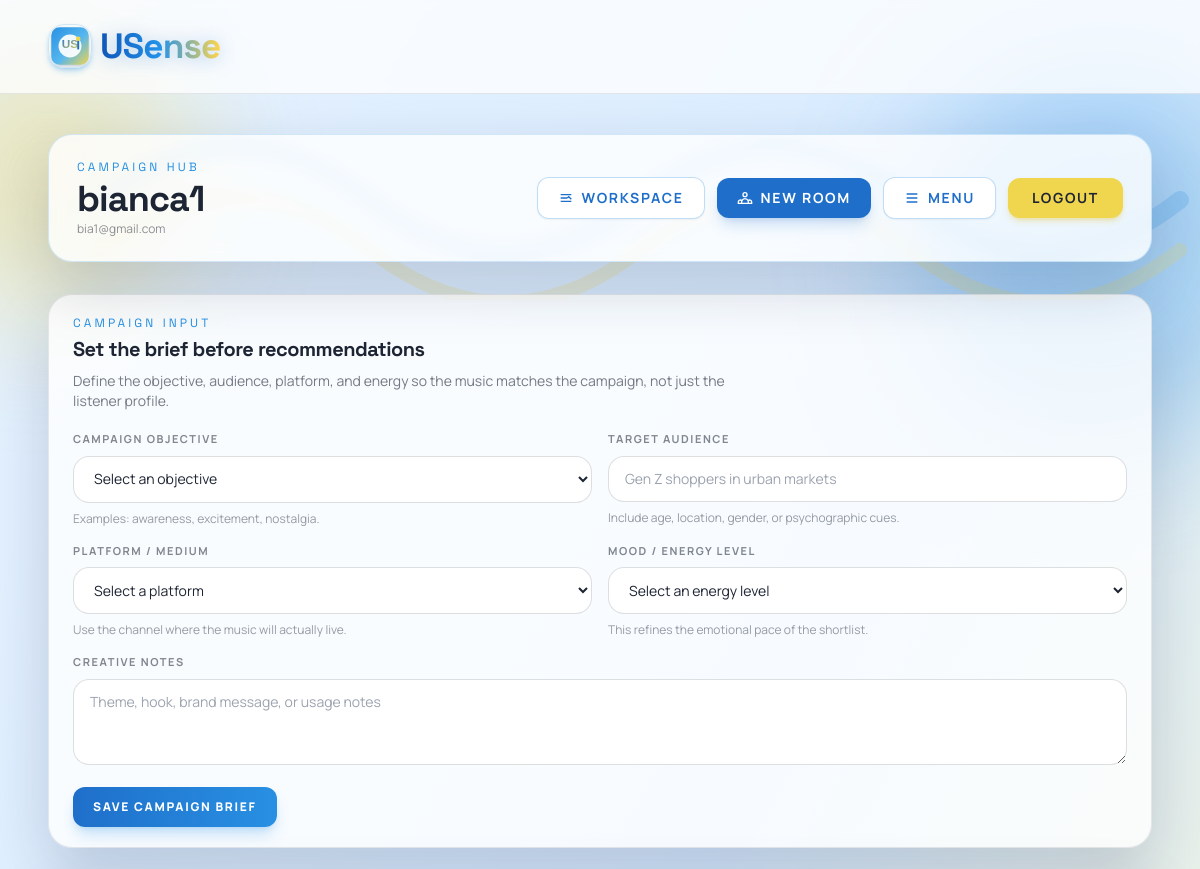
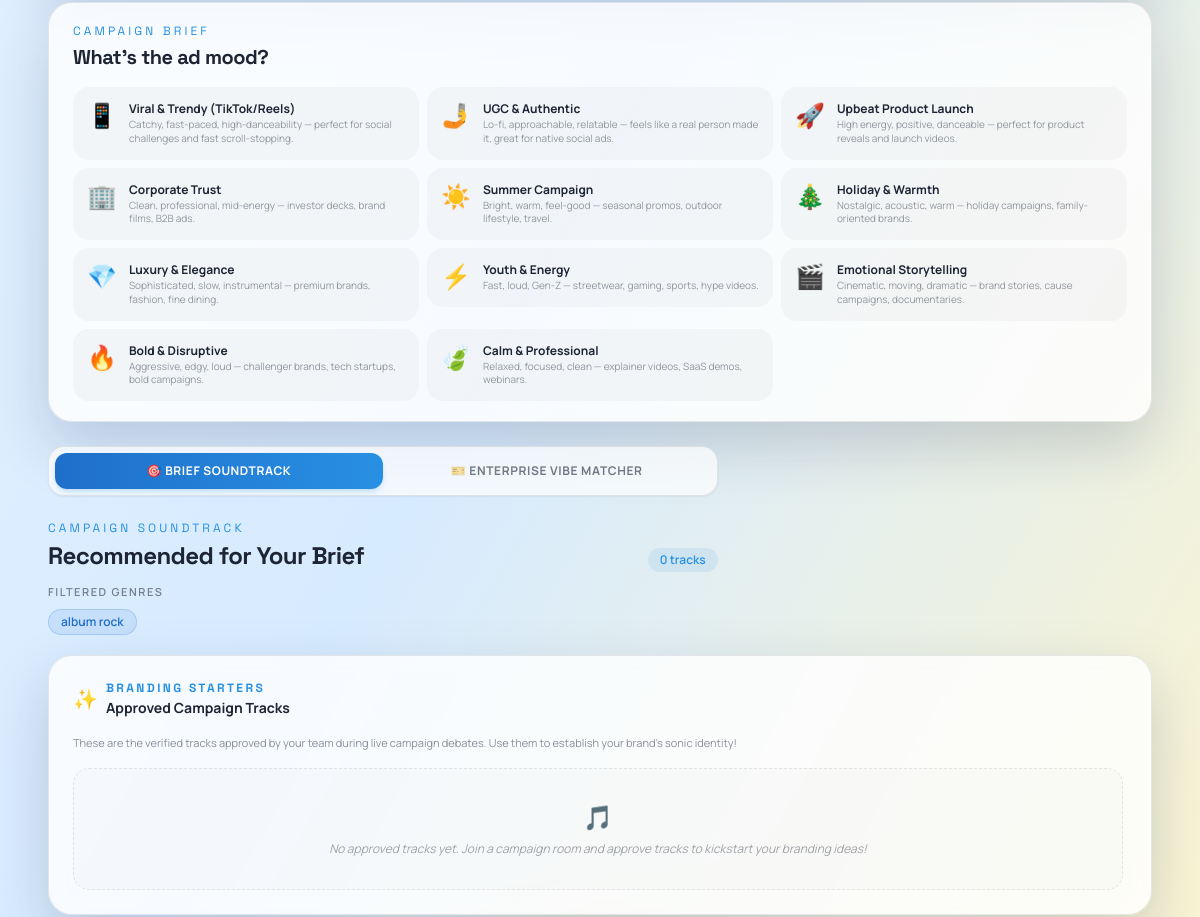
Page /dashboard (signed in, upper part) on the earlier database version (2 pictures, top to bottom).
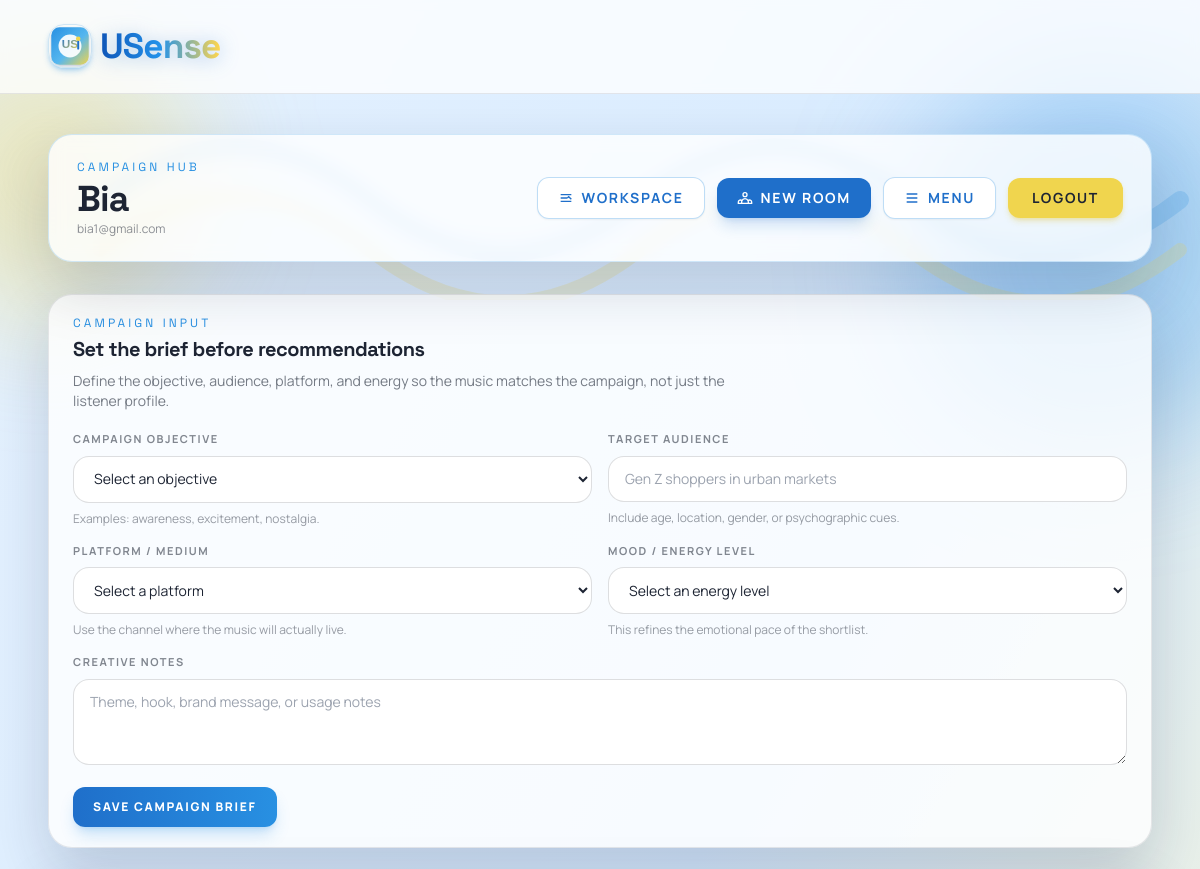
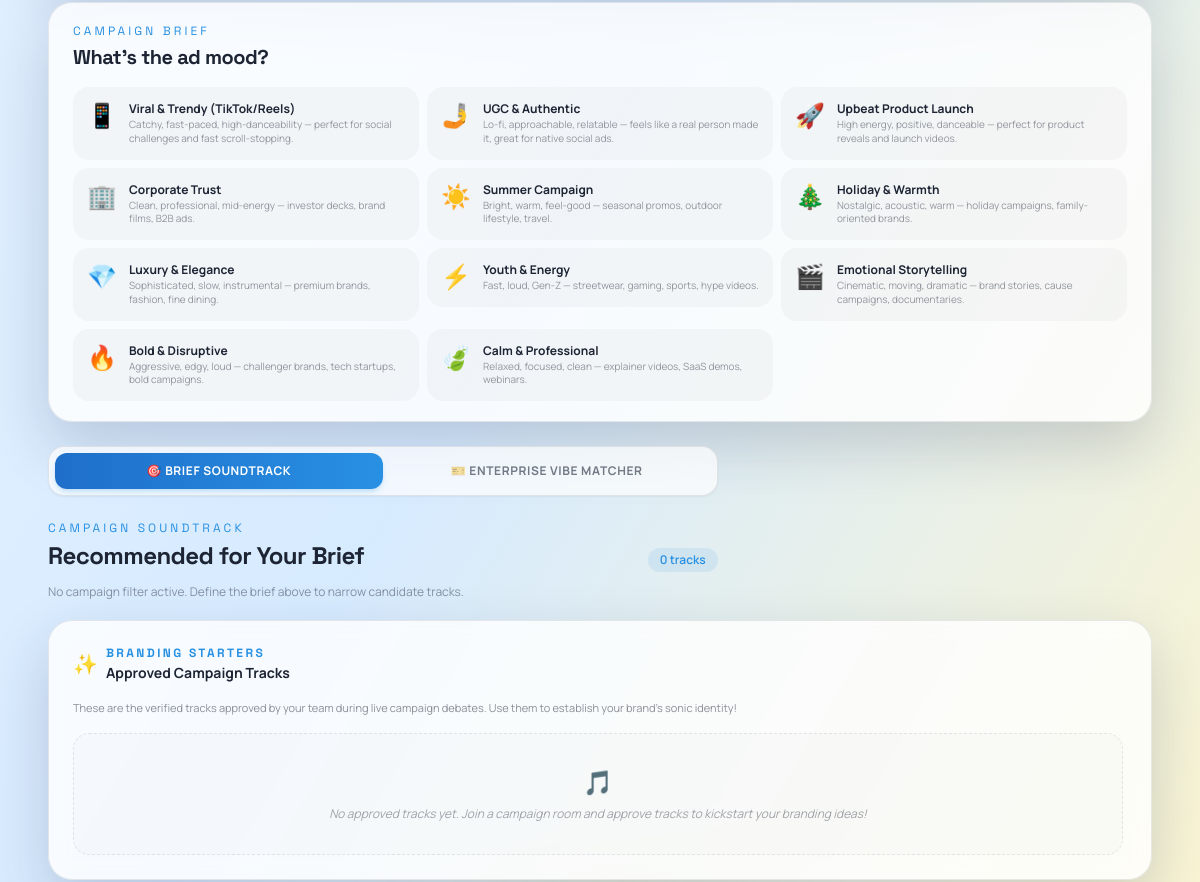
Same page on the later database version (2 pictures, top to bottom).
### backend/models/database.py (models this page shows, shortened)
class UserPreferences(db.Model):
    id = db.Column(db.Integer, primary_key=True)
    user_id = db.Column(
        db.Integer, db.ForeignKey("user.id"), unique=True, nullable=False
    )
    display_name = db.Column(db.String(100), nullable=True)
    industry_focus = db.Column(db.String(80), nullable=True)
    genres = db.Column(db.Text, default="[]")
    roles = db.Column(db.Text, default="")
    slider_positions = db.Column(db.Text, default="{}")
    pref_danceability = db.Column(db.Float, default=0.5)
    pref_energy = db.Column(db.Float, default=0.5)
    pref_valence = db.Column(db.Float, default=0.5)
    pref_acousticness = db.Column(db.Float, default=0.5)
    pref_instrumentalness = db.Column(db.Float, default=0.0)
    feature_weights = db.Column(db.Text, default="{}")
    use_interaction_signal = db.Column(db.Boolean, default=False)
    interaction_blend = db.Column(db.Float, default=0.65)
    enable_personalized_similarity = db.Column(db.Boolean, default=False)
    personalized_similarity_text = db.Column(db.Text, default="")
    enable_genre_boost = db.Column(db.Boolean, default=False)
    genre_boost_weight = db.Column(db.Float, default=1.0)
    enable_acoustic_matcher = db.Column(db.Boolean, default=False)
    target_generation = db.Column(db.String(50), nullable=True)
    target_campaign = db.Column(db.String(50), nullable=True)
    weight_base_audio = db.Column(db.Float, default=0.40)
    weight_industry = db.Column(db.Float, default=0.20)
    weight_generation = db.Column(db.Float, default=0.20)
    weight_campaign = db.Column(db.Float, default=0.20)

### backend/main.py (the view, shortened to what this page needs)
@app.route("/dashboard", methods=["GET", "POST"])
def dashboard():
    if "email" not in session:
        return redirect(url_for("home"))
    user = User.query.filter_by(username=session["email"]).first()
    prefs = UserPreferences.query.filter_by(user_id=user.id).first() if user else None
    if request.args.get("clear_campaign") == "1":
        session.pop("campaign_brief", None)
        flash("Campaign brief cleared.", "success")
        return redirect(url_for("dashboard", mood=request.args.get("mood", "").strip()))
    saved_campaign_brief = session.get("campaign_brief", {}) or {}
    default_audience = ""
    default_objective = ""
    default_energy = ""
    if prefs:
        gen_map = {
            "gen_z": "Gen Z",
            "millennials": "Millennials",
            "boomers": "Boomers",
            "silent_generation": "Silent Generation",
        }
        if getattr(prefs, "target_generation", None) in gen_map:
            default_audience = gen_map[prefs.target_generation]
        camp = getattr(prefs, "target_campaign", None)
        if camp in ("summer", "holiday"):
            default_objective = "awareness"
            default_energy = "happy"
        elif camp == "launch":
            default_objective = "excitement"
            default_energy = "energetic"
        elif camp == "corporate":
            default_objective = "trust"
            default_energy = "relaxed"
        elif camp == "social":
            default_objective = "conversion"
            default_energy = "energetic"
    campaign_brief = {
        "objective": saved_campaign_brief.get("objective") or default_objective,
        "target_audience": saved_campaign_brief.get("target_audience")
        or default_audience,
        "platform": saved_campaign_brief.get("platform", ""),
        "energy": saved_campaign_brief.get("energy") or default_energy,
        "creative_notes": saved_campaign_brief.get("creative_notes", ""),
        "asset_name": saved_campaign_brief.get("asset_name", ""),
    }
    campaign_objective_label = next(
        (
            item["label"]
            for item in CAMPAIGN_OBJECTIVES
            if item["value"] == campaign_brief["objective"]
        ),
        "",
    )
    campaign_platform_label = next(
        (
            item["label"]
            for item in CAMPAIGN_PLATFORMS
            if item["value"] == campaign_brief["platform"]
        ),
        "",
    )
    campaign_energy_label = next(
        (
            item["label"]
            for item in CAMPAIGN_ENERGY_LEVELS
            if item["value"] == campaign_brief["energy"]
        ),
        "",
    )
    campaign_brief_summary_parts = []
    if campaign_objective_label:
        campaign_brief_summary_parts.append(campaign_objective_label)
    if campaign_brief["target_audience"]:
        campaign_brief_summary_parts.append(
            f"Audience: {campaign_brief['target_audience']}"
        )
    if campaign_platform_label:
        campaign_brief_summary_parts.append(campaign_platform_label)
    if campaign_energy_label:
        campaign_brief_summary_parts.append(f"Energy: {campaign_energy_label}")
    if campaign_brief["asset_name"]:
        campaign_brief_summary_parts.append(f"Draft: {campaign_brief['asset_name']}")
    campaign_brief_summary = " | ".join(campaign_brief_summary_parts)
    active_mood = request.values.get("mood", "").strip()
    active_mood_key = active_mood.lower()
    mood_prefs = None
    campaign_mood = None
    effective_prefs = mood_prefs if mood_prefs else prefs
    brief_nlp_matched = []
    if campaign_brief.get("creative_notes"):
        effective_prefs, brief_nlp_matched = parse_creative_notes_nlp(
            campaign_brief["creative_notes"], effective_prefs
        )
    social_sidebar = get_social_sidebar_data(user, prefs)
    community_recommendations = get_community_recommendations(user, prefs)
    selected_genres = get_saved_genres(effective_prefs)
    display_name = (
        (prefs.display_name or session["email"]) if prefs else session["email"]
    )
    songs = get_hybrid_recommendations(user, effective_prefs)
    profile_alone_songs = get_hybrid_recommendations(user, prefs, n=6) if user else []
    total_tracks = len(songs)
    avg_energy = 0.0
    avg_danceability = 0.0
    risk_variance = 0.0
    risk_score = 0.0
    top_genres = []
    marketing_stats = {
        "total_tracks": total_tracks,
        "risk_score": round(risk_score, 3),
        "risk_variance": round(risk_variance, 4),
        "avg_energy": round(avg_energy, 3),
        "avg_danceability": round(avg_danceability, 3),
        "top_genres": top_genres,
        "historical_fitness": 0.0,
    }
    if user:
        from services.recommender_shared import track_key
        saved_tracks = FavoriteRecommendation.query.filter_by(user_id=user.id).all()
        if saved_tracks:
            scored_keys = {
                track_key(s["trackName"], s["artistName"]): s.get("_fitness_overall", s.get("raw_score", 0.0))
                for s in songs
            }
            saved_fitnesses = []
            for t in saved_tracks:
                key = track_key(t.track_name, t.artist_name)
                if key in scored_keys:
                    saved_fitnesses.append(scored_keys[key])
            if saved_fitnesses:
                marketing_stats["historical_fitness"] = round(
                    (sum(saved_fitnesses) / len(saved_fitnesses)) * 100, 1
                )
    favorite_recommendations = get_favorite_recommendations(user)
    favorite_recommendation_keys = get_favorite_recommendation_keys(user)
    profile_feature_values = {
        feat["key"]: (
            getattr(effective_prefs, feat["key"], None) if effective_prefs else None
        )
        for feat in AUDIO_FEATURES
    }
    mood_history = []
    if user:
        recent_sessions = (
            MoodSession.query.filter_by(user_id=user.id)
            .order_by(MoodSession.created_at.desc())
            .limit(10)
            .all()
        )
        for s in recent_sessions:
            preset_info = CAMPAIGN_MOODS.get(s.mood_key, {})
            mood_history.append(
                {
                    "mood_key": s.mood_key,
                    "label": preset_info.get("label", s.mood_key),
                    "emoji": preset_info.get("emoji", ""),
                    "color": preset_info.get("color", "#64748b"),
                    "created_at": s.created_at,
                }
            )
    campaign_rooms = []
    completed_campaign_rooms = []
    rooms_with_approvals = []
    if user:
        all_rooms = (
            CampaignRoom.query.filter(CampaignRoom.members.contains(user))
            .order_by(CampaignRoom.created_at.desc())
            .all()
        )
        campaign_rooms = [r for r in all_rooms if getattr(r, "is_ongoing", True)]
        completed_campaign_rooms = [
            r for r in all_rooms if not getattr(r, "is_ongoing", True)
        ]
        from models.database import SongStatus
        from services.song_service import ALL_SONGS
        from services.recommender_shared import track_key
        songs_by_key = {track_key(s["trackName"], s["artistName"]): s for s in ALL_SONGS}
        rooms_with_approvals = []
        for r in all_rooms:
            approved_statuses = SongStatus.query.filter_by(room_id=r.id, status="approved").all()
            if approved_statuses:
                tracks = []
                for ss in approved_statuses:
                    song_data = songs_by_key.get(ss.track_key)
                    if song_data:
                        tracks.append(song_data)
                if tracks:
                    rooms_with_approvals.append({
                        "room": r,
                        "tracks": tracks
                    })
    return render_template(
        "dashboard.html",
        email=session["email"],
        display_name=display_name,
        prefs=effective_prefs,
        songs=songs,
        profile_alone_songs=profile_alone_songs,
        selected_genres=selected_genres,
        available_genres=AVAILABLE_GENRES,
        saved_genres=get_saved_genres(prefs),
        feature_weight_controls=get_feature_weight_controls(),
        feature_weight_values=get_feature_weight_values(prefs),
        audio_features=AUDIO_FEATURES,
        profile_feature_values=profile_feature_values,
        social_sidebar=social_sidebar,
        community_recommendations=community_recommendations,
        favorite_recommendations=favorite_recommendations,
        favorite_recommendation_keys=favorite_recommendation_keys,
        mood_presets=CAMPAIGN_MOODS,
        campaign_objectives=CAMPAIGN_OBJECTIVES,
        campaign_platforms=CAMPAIGN_PLATFORMS,
        campaign_energy_levels=CAMPAIGN_ENERGY_LEVELS,
        campaign_brief=campaign_brief,
        campaign_brief_summary=campaign_brief_summary,
        active_mood=active_mood_key if active_mood_key in CAMPAIGN_MOODS else "",
        campaign_mood=campaign_mood,
        marketing_stats=marketing_stats,
        mood_history=mood_history,
        campaign_rooms=campaign_rooms,
        completed_campaign_rooms=completed_campaign_rooms,
        rooms_with_approvals=rooms_with_approvals,
        user_id=user.id if user else None,
        is_sandbox=(session["email"] == "demo.supervisor@gmail.com"),
        brief_nlp_matched=brief_nlp_matched,
    )

### backend/main.py (called while the page is built)
@app.template_filter("eest")
def format_eest(dt, fmt="%b %d, %H:%M"):
    if not dt:
        return ""
    eest_time = dt + timedelta(hours=3)
    return eest_time.strftime(fmt)

### backend/services/favorites_service.py (called while the page is built)
def _favorite_key(track_name, artist_name):
    return f"{track_name.strip().lower()}||{artist_name.strip().lower()}"

def get_favorite_recommendations(user):
    if not user:
        return []
    favorites = (
        FavoriteRecommendation.query.filter_by(user_id=user.id)
        .order_by(FavoriteRecommendation.created_at.desc())
        .all()
    )
    from services.song_service import ALL_SONGS
    song_map = {}
    for song in ALL_SONGS:
        k = f"{song['trackName'].strip().lower()}|||{song['artistName'].strip().lower()}"
        song_map[k] = song.get("spotify_url")
    for fav in favorites:
        if not fav.spotify_url:
            k = f"{fav.track_name.strip().lower()}|||{fav.artist_name.strip().lower()}"
            fav.spotify_url = song_map.get(k)
    return favorites

def get_favorite_recommendation_keys(user):
    favorites = get_favorite_recommendations(user)
    return {_favorite_key(item.track_name, item.artist_name) for item in favorites}

### frontend/templates/dashboard.html (shortened to what the changed rows need)
{% extends "base.html" %} {% block body %}
<main class="mx-auto w-full max-w-6xl px-4 py-8 md:px-6 md:py-10">
  <div
    class="rise relative z-30 mb-8 flex flex-col items-start justify-between gap-4 rounded-3xl border border-tide/20 bg-white/80 px-7 py-6 shadow-float backdrop-blur sm:flex-row sm:items-center"
  >
    <div>
      <p class="font-display text-xs uppercase tracking-[0.26em] text-tide">
        Campaign Hub
      </p>
      <h2
        class="mt-1 font-display text-3xl font-bold tracking-tight text-ink md:text-4xl"
      >
        {{ display_name }}
      </h2>
      <p class="mt-0.5 text-xs text-ink/50">{{ email }}</p>
    </div>
  </div>
  <div class="grid gap-6 lg:grid-cols-[1.55fr_0.95fr] lg:items-start">
    <div class="space-y-6">
      <div id="tab-brief-content" class="block">
        {% include "_feed_section.html" %}
      </div>
                  {% set weight_base = prefs.weight_base_audio if prefs and prefs.weight_base_audio is not none else 0.40 %}
                  {% set weight_ind = prefs.weight_industry if prefs and prefs.weight_industry is not none else 0.20 %}
                  {% set weight_gen = prefs.weight_generation if prefs and prefs.weight_generation is not none else 0.20 %}
                  {% set weight_camp = prefs.weight_campaign if prefs and prefs.weight_campaign is not none else 0.20 %}
                {% set interaction_blend_value = prefs.interaction_blend if prefs and prefs.interaction_blend is not none else 0.65 %}
                {% set genre_boost_value = prefs.genre_boost_weight if prefs and prefs.genre_boost_weight is not none else 1 %}
      </div>
    </div>
</main>
{% endblock %}

Differences in the rows shown:
changed UserPreferences: display_name "bianca1" → "Bia"
Other differences:
text no longer shown: "FILTERED GENRES"
text now shown: "No campaign filter active. Define the brief above to narrow candidate tracks."
list line gone: "album rock"
